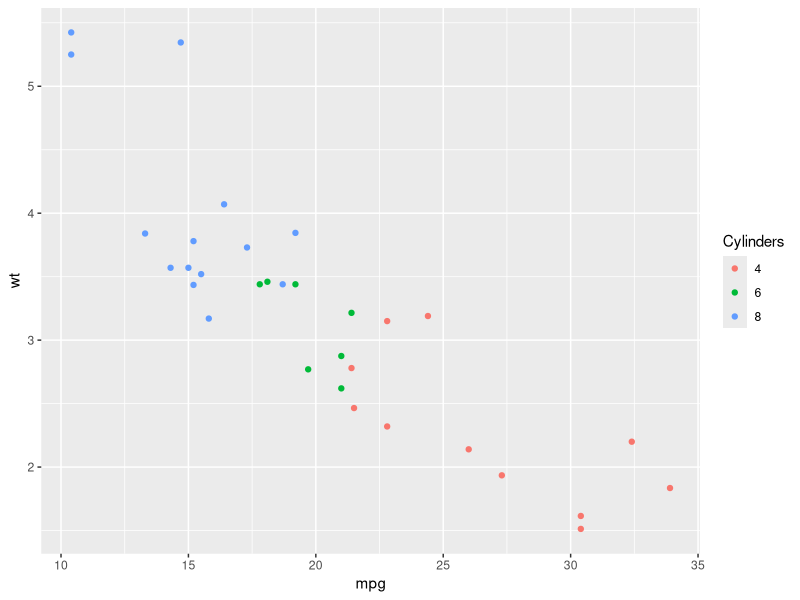
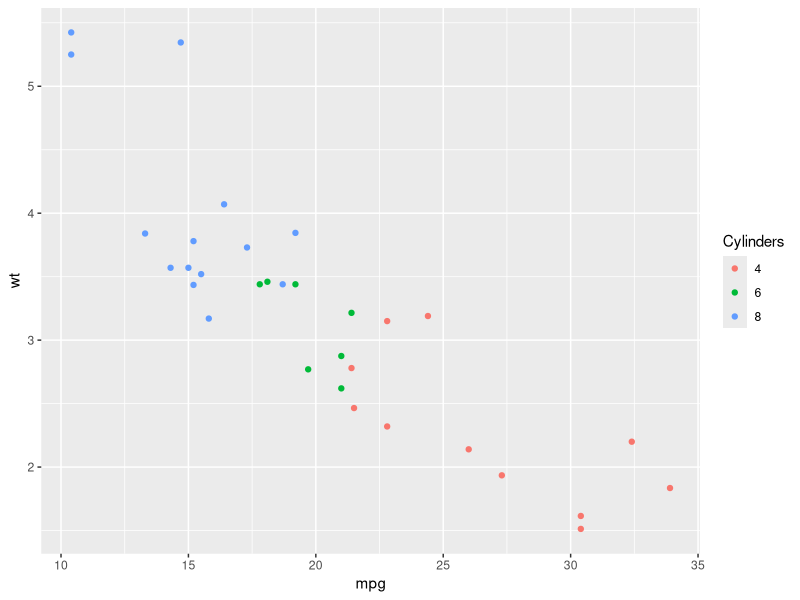
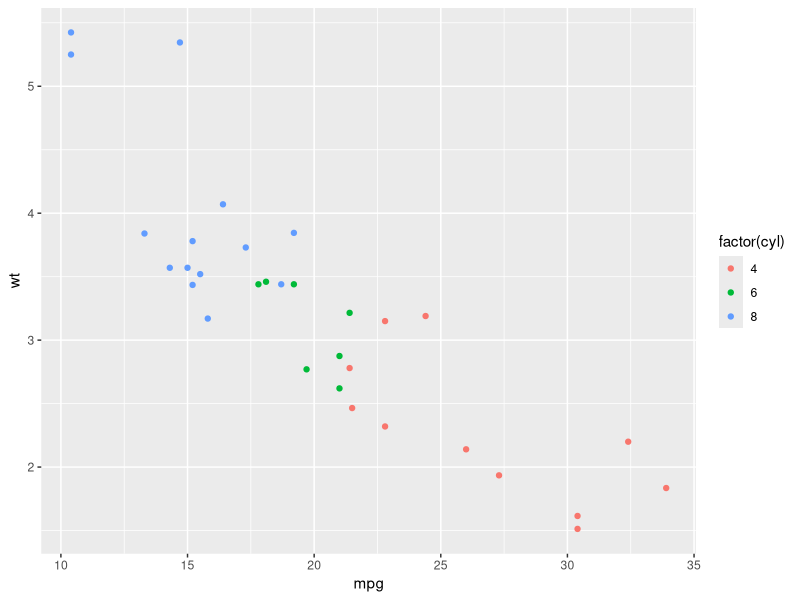
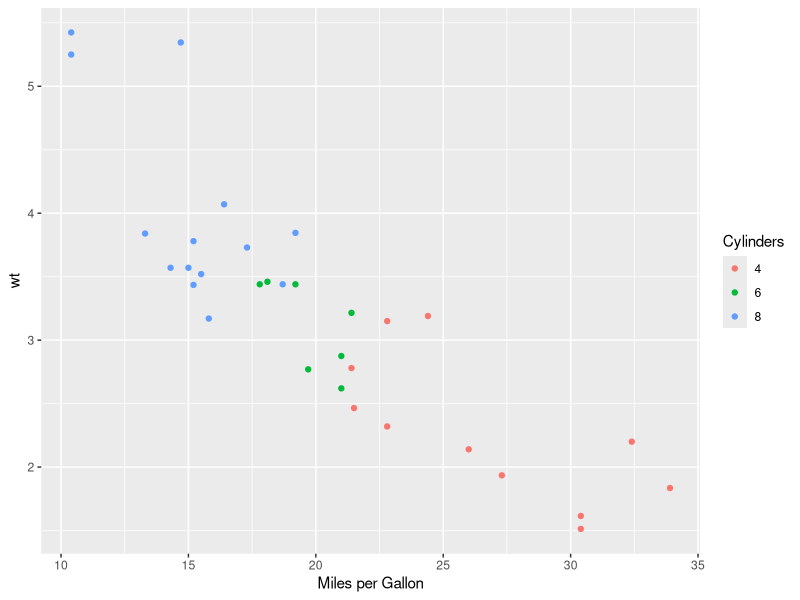
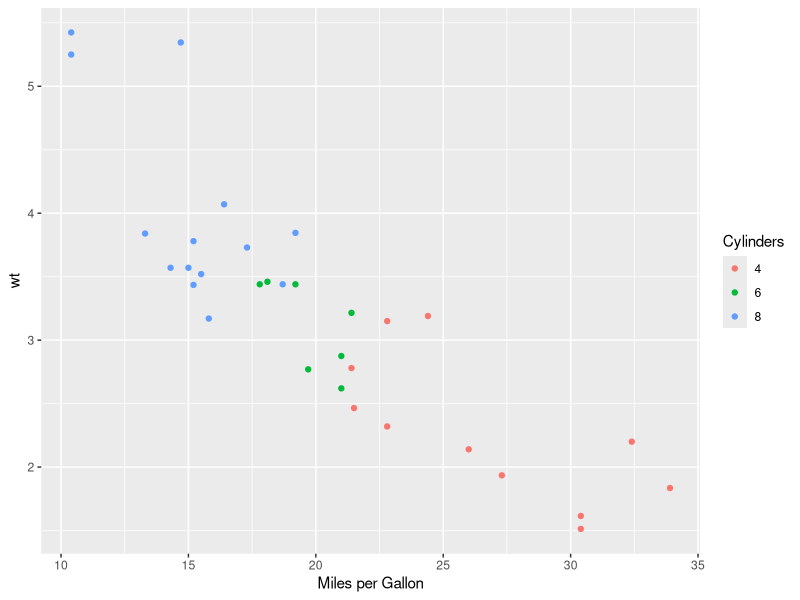
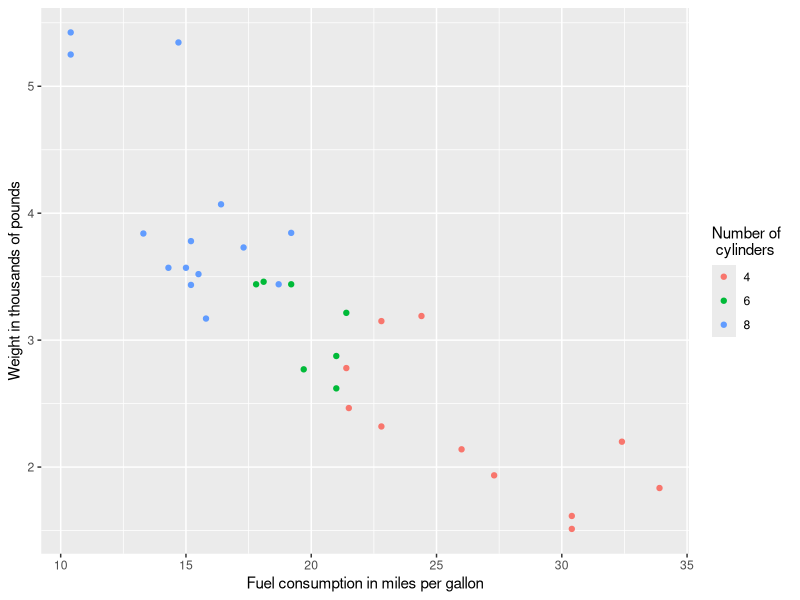
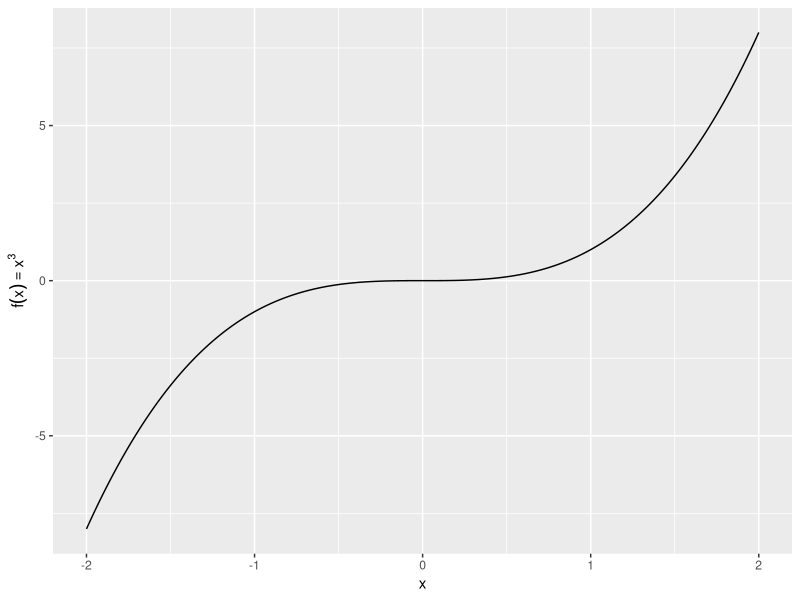
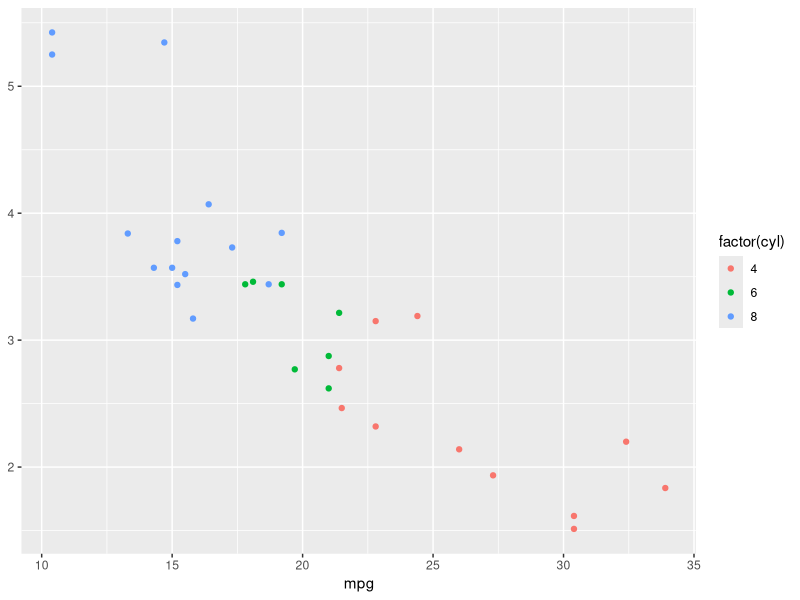

Reproduce these figures in R, in order.
## ---- chunk 1
library(ggplot2)

# convert number of cylinders to factor (only 3 levels)
mtcars$Cylinders <- as.factor(mtcars$cyl)

p <- ggplot(mtcars) +
  aes(mpg, wt) +
  geom_point(aes(color=Cylinders))
p
## ---- chunk 2
p +
  scale_x_continuous() +
  scale_y_continuous() +
  scale_color_discrete()
## ---- chunk 3
ggplot(mtcars) +
  aes(mpg, wt) +
  geom_point(aes(color=factor(cyl)))
## ---- chunk 4
ggplot(mtcars) +
  aes(mpg, wt) +
  geom_point(aes(color=factor(cyl))) +
  scale_color_discrete(name = "Cylinders") +
  scale_x_continuous(name = "Miles per Gallon")
## ---- chunk 5
ggplot(mtcars) +
  aes(mpg, wt) +
  geom_point(aes(color=factor(cyl))) +
  labs(color = "Cylinders", x = "Miles per Gallon")
## ---- chunk 6

## ---- chunk 7
p +
  labs(
    x = "Fuel consumption in miles per gallon",
    y = "Weight in thousands of pounds",
    color = "Number of \n cylinders"
  )
## ---- chunk 8
x <- seq(from = -2, to = 2, by = .01)
ggplot(data.frame(x=x, y=x^3)) +
  aes(x, y) +
  geom_path() +
  labs(y = quote(f(x) == x^3))
## ---- chunk 9
ggplot(mtcars) +
  aes(mpg, wt) +
  geom_point(aes(color=factor(cyl))) +
  labs(y = NULL)
## ---- chunk 10
ggplot(mtcars) +
  aes(mpg, wt) +
  geom_point(aes(color=factor(cyl))) +
  labs(color = NULL)
## ---- chunk 11
x <- seq(from = -2, to = 2, by = .01)
ggplot(data.frame(x=x, y=x^3)) +
  aes(x, y) +
  geom_path() +
  labs(y = quote(f(x) == x^3),
       x = expression(paste(bold("some"), " ", italic("text"))))
## ---- chunk 12
# compare
range(mtcars$mpg)
range(mtcars$wt)
# with the limits in
p
## ---- chunk 13
p +
  scale_x_continuous(expand=expansion(0)) +
  scale_y_continuous(expand=expansion(0))
## ---- chunk 14
p +
  lims(
    x = c(0, 50),
    y = c(0, 10),
    color = factor(c(2, 4, 6, 8, 10))
  )
## ---- chunk 15
p +
  lims(
    x = c(20, 25),
    y = c(2, 4)
  )
## ---- chunk 16
p +
  scale_x_continuous(limits=c(20, 25), oob=scales::oob_censor) +
  scale_y_continuous(limits=c(2, 4), oob=scales::oob_censor)
## ---- chunk 17
p +
  scale_x_continuous(limits=c(20, 25), oob=scales::oob_keep) + #you keep them in their places
  scale_y_continuous(limits=c(2, 4), oob=scales::oob_keep)+
  geom_smooth(method = "lm") # this smoothes based on all the data. including those values we don't see
## ---- chunk 18
p +
  scale_x_continuous(limits=c(20, 25), oob=scales::squish) +
  scale_y_continuous(limits=c(2, 4), oob=scales::squish)
## ---- chunk 19
p +
  scale_x_continuous(limits=c(20, 25), oob=scales::oob_keep) +
  scale_y_continuous(limits=c(2, 4), oob=scales::oob_keep)
## ---- chunk 20

## ---- chunk 21
p +
  scale_x_continuous(n.breaks=4)
## ---- chunk 22
p +
  scale_x_continuous(breaks=c(10, 15, 30, 40), minor_breaks=c(20, 25))
## ---- chunk 23
p +
  scale_x_continuous(breaks=c(10, 15, 30), labels=c("ten", "fifteen", "thirty"))
## ---- chunk 24
p +
  scale_y_continuous(labels=scales::label_number(suffix="k"))
## ---- chunk 25

## ---- chunk 26
p +
  guides(
    x = guide_axis(position="top", angle=45),
    color = guide_legend(reverse=TRUE)
  )
## ---- chunk 27
p +
  scale_x_continuous(trans="log10")
## ---- chunk 28
p +
  scale_x_log10()
